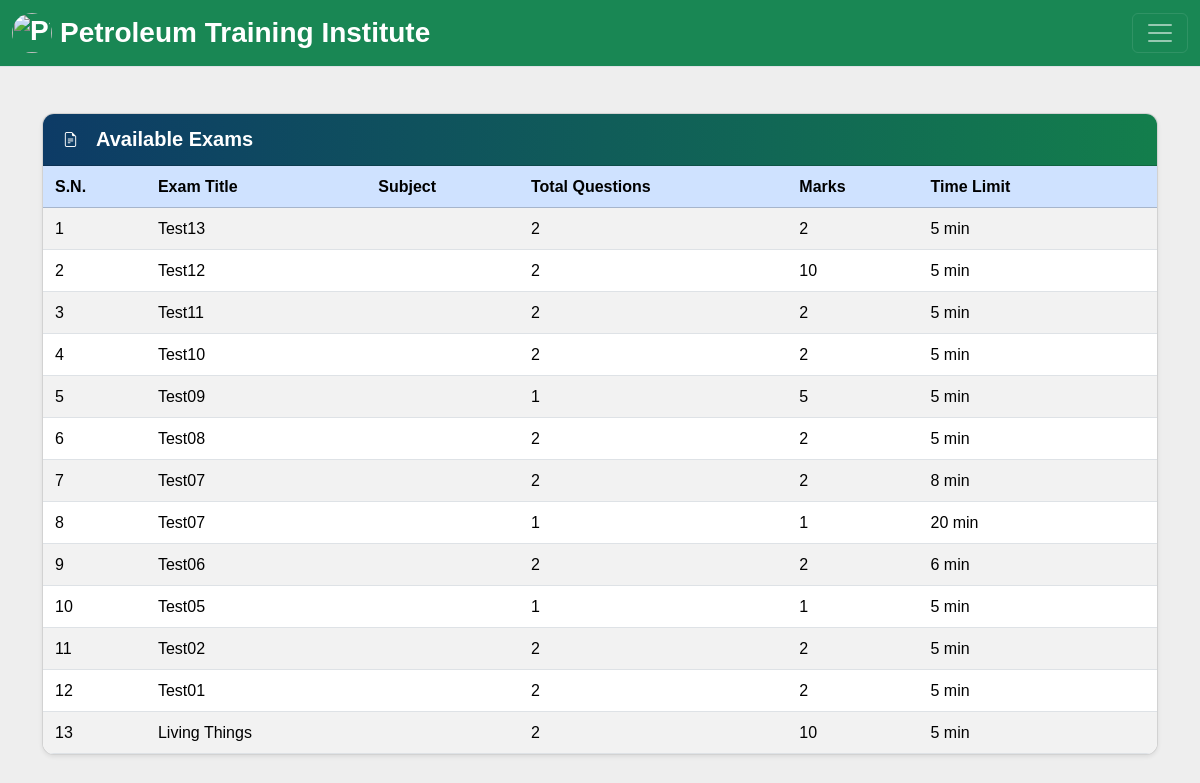
/dashbak.php (signed in), run on the app's committed database.
### tables this page shows
CREATE TABLE `quiz` (
  `eid` text NOT NULL,
  `title` varchar(100) NOT NULL,
  `subject` varchar(100) NOT NULL,
  `sahi` int(11) NOT NULL,
  `wrong` int(11) NOT NULL,
  `total` int(11) NOT NULL,
  `time` bigint(20) NOT NULL,
  `intro` text NOT NULL,
  `tag` varchar(100) NOT NULL,
  `date` timestamp NOT NULL DEFAULT current_timestamp() ON UPDATE current_timestamp()
);

### dashbak.php (the view, shortened to what this page needs)
<?php
 include_once 'dbConnection.php';
$email=$_SESSION['email'];
  if(!(isset($_SESSION['email']))){
header("location:index.php");
}
else
{
$name = $_SESSION['name'];;
echo '<span class="pull-right top title1" ><span class="log1"><span class="glyphicon glyphicon-user" aria-hidden="true"></span>&nbsp;&nbsp;&nbsp;&nbsp;Hello,</span> <a href="account.php" class="log log1">'.$name.'</a>&nbsp;|&nbsp;<a href="logout.php?q=account.php" class="log"><span class="glyphicon glyphicon-log-out" aria-hidden="true"></span>&nbsp;Signout</button></a></span>';
}?>
<!Doctype html>
<html lang="en">
<head>
  <link href="https://cdn.jsdelivr.net/npm/bootstrap@5.3.3/dist/css/bootstrap.min.css" rel="stylesheet">
  <link href="https://cdn.jsdelivr.net/npm/bootstrap-icons@1.11.3/font/bootstrap-icons.css" rel="stylesheet">
  <link rel="stylesheet" href="css/dash.css">
  <link rel="stylesheet" href="css/font.css">
</head>
<body  style="background:#eee;">
<header>
  <nav class="navbar navbar-dark bg-success border-bottom fixed-top">
    <div class="container-fluid">
      <a class="navbar-brand fw-bold fs-3 d-flex align-items-center gap-2" href="dash.php?q=0">
        <img src="image/PTI.jpg" alt="PTI Logo" class="rounded-circle" style="width:40px;height:40px;object-fit:cover;">
        <span class="pti-full">Petroleum Training Institute</span>
      </a>
      <button class="navbar-toggler d-1250-none" type="button" data-bs-toggle="offcanvas" data-bs-target="#sideNav" aria-controls="sideNav" aria-label="Toggle navigation">
        <span class="navbar-toggler-icon"></span>
      </button>
    </div>
  </nav>
</header>
<main class="container my-4 pt-5">
  <div class="row">
    <div class="col-12">
<?php if(@$_GET['q']==0) {
$result = mysqli_query($con,"SELECT * FROM quiz ORDER BY date DESC") or die('Error');
echo  ' <div class="main-content-spaced">
        <div class="card shadow-sm mb-4">
          <div class="card-header exam-card-header bg-success text-white d-flex align-items-center">
            <i class="bi bi-file-earmark-text me-2"></i>
            <span class="fs-5 fw-bold">Available Exams</span>
          </div>
<div class="card-body p-0">
<div class="table-responsive">
<table class="table table-striped table-hover mb-0 align-middle">
 <thead class="table-primary">
                  <tr>
                    <th scope="col">S.N.</th>
                    <th scope="col">Exam Title</th>
                    <th scope="col">Subject</th>
                    <th scope="col">Total Questions</th>
                    <th scope="col">Marks</th>
                    <th scope="col">Time Limit</th>
                    <th scope="col"></th>
                  </tr>
                </thead>';
$c=1;
while($row = mysqli_fetch_array($result)) {
	$title = $row['title'];
    $subject = $row['tag'];
	$total = $row['total'];
	$sahi = $row['sahi'];
    $time = $row['time'];
	$eid = $row['eid'];
$q12=mysqli_query($con,"SELECT score FROM history WHERE eid='$eid' AND email='$email'" )or die('Error98');
$rowcount=mysqli_num_rows($q12);
if($rowcount == 0){
	echo '<tr>
  <td>'.$c++.'</td>
  <td>'.$title.'</td>
  <td>'.$subject.'</td>
  <td>'.$total.'</td>
  <td>'.$sahi*$total.'</td>
  <td>'.$time.'&nbsp;min</td>
	<td>
  </td>
  </tr>';
}
}
echo '</table></div></div>';
}
?>
</div>
</div></div>
</body>
</html>

### css/dash.css (style rules this page uses)
body { overflow-x: hidden; width: 100%; font: 15px "Century Gothic", "Times Roman", sans-serif; min-height: 550px; transition: padding-top 0.15s ease; }
.main-content-spaced { margin-top: 1.5rem; }
.table-responsive { margin-top: 0; }
@media (max-width: 1249px) { .d-1250-none { display:block !important; } }
.table td, .table th { padding: .72rem .75rem; }
.card.shadow-sm { border-radius: .75rem; overflow: hidden; }
.result-card-header, .exam-card-header, .history-card-header, .rank-card-header, .question-card-header, .student-card-header, .feedback-card-header, .add-exam-card-header { background: linear-gradient(90deg, #0d3b66 0%, #137e4c 100%); color: #fff; padding: 14px 20px; gap: 10px; align-items: center; }

### data on the page
quiz: title "Test13", total "2", $sahi*$total "2", time "5"
quiz: title "Test12", total "2", $sahi*$total "10", time "5"
quiz: title "Test11", total "2", $sahi*$total "2", time "5"
quiz: title "Test10", total "2", $sahi*$total "2", time "5"
quiz: title "Test09", total "1", $sahi*$total "5", time "5"
quiz: title "Test08", total "2", $sahi*$total "2", time "5"
quiz: title "Test07", total "2", $sahi*$total "2", time "8"
quiz: title "Test07", total "1", $sahi*$total "1", time "20"
quiz: title "Test06", total "2", $sahi*$total "2", time "6"
quiz: title "Test05", total "1", $sahi*$total "1", time "5"
quiz: title "Test02", total "2", $sahi*$total "2", time "5"
quiz: title "Test01", total "2", $sahi*$total "2", time "5"
quiz: title "Living Things", total "2", $sahi*$total "10", time "5"
